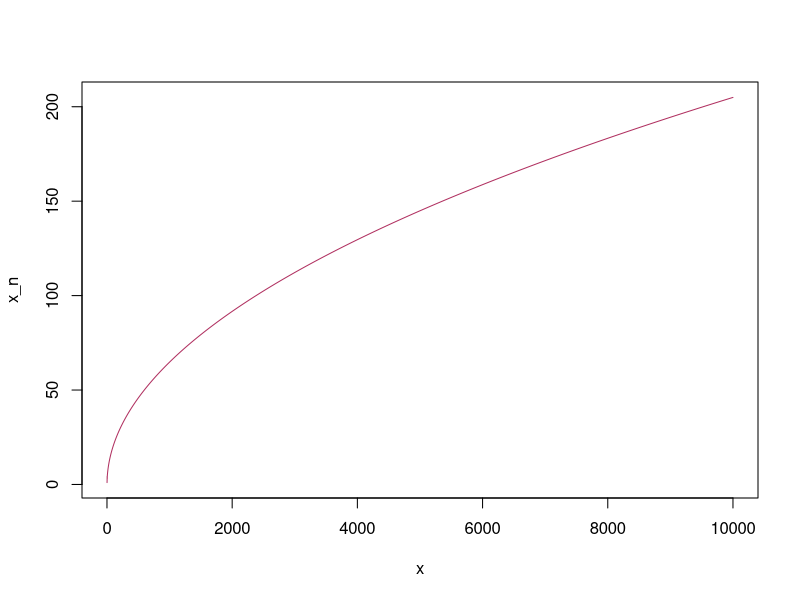
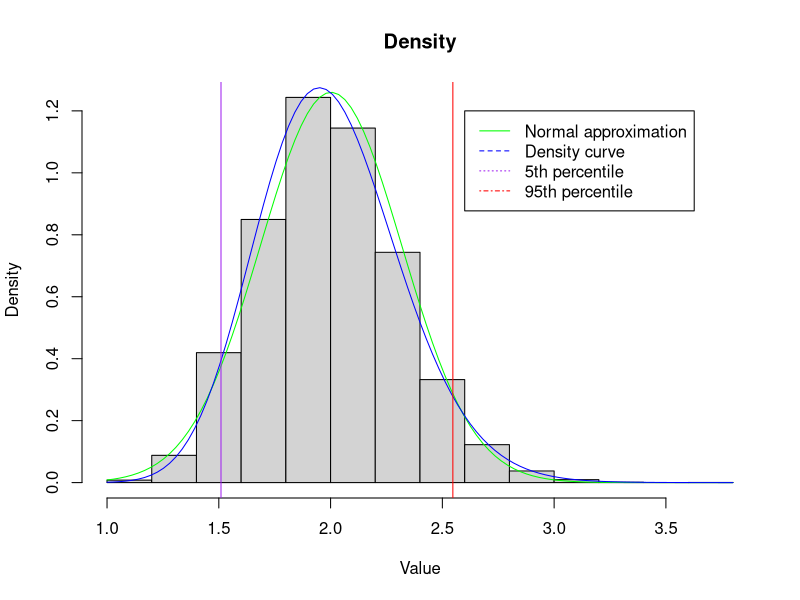
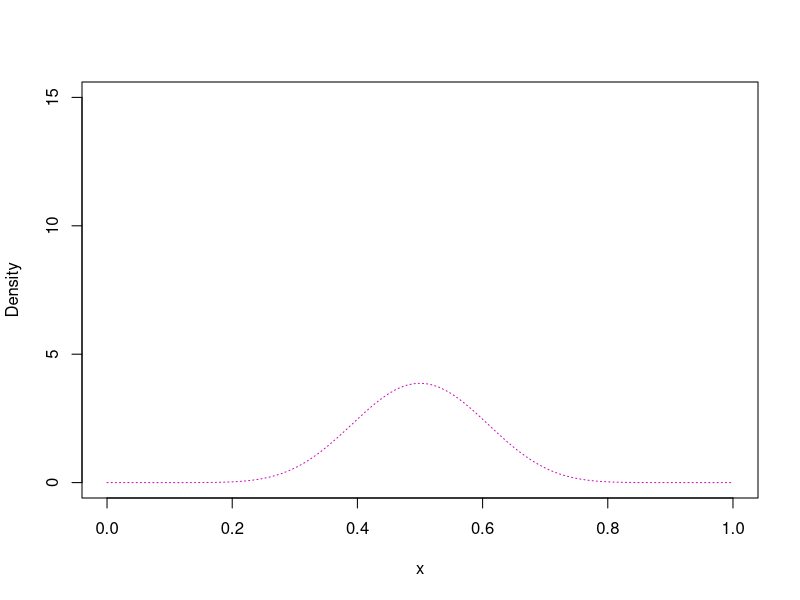
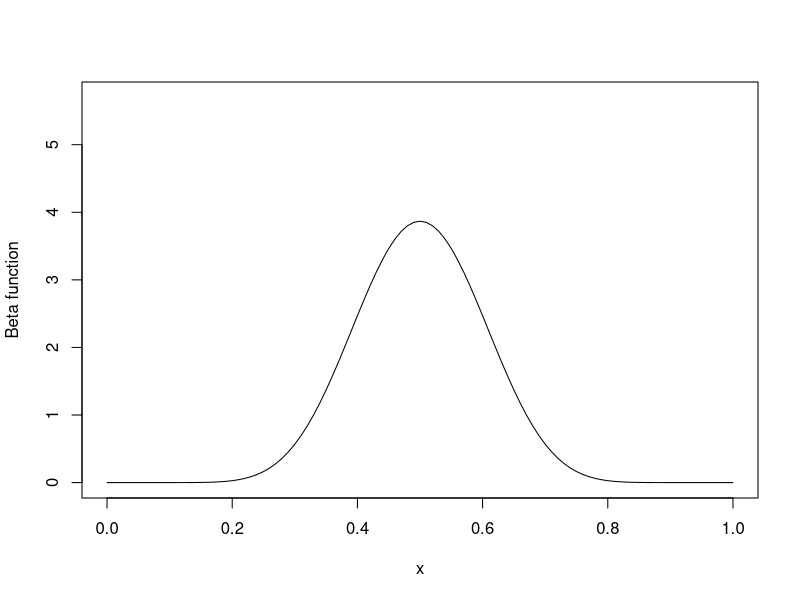

R code for these plots, in order: (Note: this script raises an error after producing the figures.)

#-----------------------------------------
# Question 1
#-----------------------------------------

##########
# Q 1:1
##########
 a <- 0.5 
 d <- 4.2 
 x <- seq(1,10000,1)
 
 #The initial values
 x_values <- rep(0,10000) # 10 000 to cover all the needed values
 x_values[1] <- 1
 x_values[2] <- 2
 
 #Find the sequence values
 for (i in 3:10000){
   x_values[i] <- (a + d * (i-1) - 
      (x_values[i-2] / x_values[i-1]) ^ (x_values[i-1] * 1.1)) /
     x_values[i-1]
 }
 x_values
 round(digits = 2, x_values[500])
 round(digits = 2, x_values[5000])

 ##########
 # Q 1:2
 ##########
 plot(x, x_values, # x and y coordinates
      type = "l",
      col = "maroon",
      ylab = "x_n") 
 
 
 ##########
 # Q 1:3
 ##########
 
sum (x_values[1:1000]) # sum of the first 1000 sequence elements
median (x_values[1:1000]) # median of the first 1000 sequence elements
sd (x_values[1:1000]) # standart deviation the first 1000 sequence elements
 
 
##########
# Q 1:4
##########

ny <- seq(100, 10000, 100) #numbers of y sequence
nz <- seq(99, 9999, 100) #numbers of z sequence

y <- rep(0, length(ny)) 
z <- rep(0, length(nz))  

#Building an "y" sequence
j <- 1
for (i in ny){
  y[j] <- x_values[i]
  j <- j + 1
}
y

#Building a "z" sequence
j <- 1
for (i in nz){
  z[j] <- x_values[i]
  j <- j + 1
}
z

#Building a Y matrix
Y <- matrix(y, nrow = 10, byrow = TRUE)
Y

#Building a Z matrix
Z <- matrix(z, nrow = 10, byrow = TRUE)
Z

D <- t(Y) - Z # deriving D matrix
D
D[4,4]


#########
# Q 1:5  dpois()
##########

mu <- y[1:25]/10
prior_mu <- rep(1/25, 25)

#likelihood 
likelihood <- dpois(2, mu)
likelihood

weights_mu <- prior_mu * likelihood
posterior_mu <- weights_mu / sum(weights_mu)

#Building a table
data.frame(mu,prior_mu, likelihood, posterior_mu)

#Finding the mu values that maximizes the posterior probability
i <- which.max(posterior_mu)
max_posterior_mu <- mu[i]
max_posterior_mu








#-----------------------------------------
# Question 2
#-----------------------------------------

##########
# Q 2:1  
##########

set.seed(4321)
gamma_values <- function(r, v, n){
  gs <- rgamma (n, r, v)
  gamma_sample <- sample(gs, n, replace = TRUE)
  mgs <- mean(gamma_sample)
  vgs <- var(gamma_sample)
  Pgs <- 1 - pgamma(2,r,v)
  P5 <- qgamma(0.05, r ,v)
  P95 <- qgamma(0.95, r, v)
  return(list(mgs, vgs, Pgs, P5, P95))
}

gamma_values(40, 20, 10000)

##########
# Q 2:2  
##########

#Plotting a histogram
hist (rgamma(10000, 40, 20), main = "Density", freq = FALSE, xlab = "Value")                                                                                                                                     

# Plotting normal approximation
curve(dnorm(x, as.numeric(gamma_values(40, 20, 10000)[1]), 
                          sqrt(as.numeric(gamma_values(40, 20 ,10000)[2]))),
      add = TRUE, col = "green", ) 

# Plotting density curve
curve(dgamma(x, 40, 20), add = TRUE, col = "blue")

# Plotting percentiles
abline(v = qgamma(0.05, 40 ,20), col = "purple") # 5th perecntile
abline(v = qgamma(0.95, 40 ,20), 
       col = "red") # 95th percentile

# Showing the legend
legend(2.6, 1.2, 
       legend = c("Normal approximation", "Density curve", "5th percentile", "95th percentile"), 
       col = c("green", "blue", "purple", "red"), lty=1:4)







#-----------------------------------------
# Question 3
#-----------------------------------------

##########
# Q 3:1  
##########


BinBeta_fun <- function(a, b, n, y){
  #Inputs:
  # a:    parameter of beta prior
  # b:    parameter of beta prior
  # n:    number of trials
  # y:    number of successes
  
  # 0. Parameters of the posterior distribution
  a1 <- a + y
  b1 <- b + n - y
  
  # 1. Posterior mean and variances
  m_pos <- a1 / (a1 + b1)
  var_pos <- a1 * b1 / ((a1 + b1)^2 * (a1 + b1 + 1))

  print (m_pos)
  print (var_pos)
  
  # 2. Bayesian 90% credible interval
  qlow <- 0.1 / 2
  qup <- 1- 0.1 / 2
  
  Low <- qbeta(qlow, a1, b1)
  Up <- qbeta(qup, a1, b1)
  
  cat(Low, "< pi <",Up, "\r\n")
  
  Bayesian_Cr_Int_Width <- Up - Low
  
  # 3. Compare with credible interval from normal approximation
  qlow <- 0.1 / 2
  qup <- 1 - 0.1 / 2
  
  Low_n <- qnorm(qlow, m_pos, sqrt(var_pos))
  Up_n <- qnorm(qup, m_pos, sqrt(var_pos))
  
  Bayesian_Cr_Int_Width_n <- Up_n - Low_n
  
 
  if (Bayesian_Cr_Int_Width_n > Bayesian_Cr_Int_Width){
    cat("Credible interval from normal approximation
        is bigger than from beta distribution")
  } else if (Bayesian_Cr_Int_Width_n == Bayesian_Cr_Int_Width){
    cat("Credible interval from normal approximation
        is equal to from beta distribution")
  } else {
    cat("Credible interval from normal approximation
        is smaller than from beta distribution")
  }
  
  # Plotting posterior and prior densities
  curve(dbeta(x, a1, b1), #posterior density
        add = FALSE, col = "blue", xlab = "Pi", ylab = "Density", lwd = 2)
  curve(dbeta(x, a, b),   #prior density
        add = TRUE, col = "maroon", xlab = "Pi", ylab = "Density", lwd = 2)
  abline (v = Low, col = "orange", lwd = 1, lty = "dashed")
  abline (v = Up, col = "orange", lwd = 1, lty = "dashed")
  abline (v = Low_n, col = "green", lwd = 1, lty = "dashed")
  abline (v = Up_n, col = "green", lwd = 1, lty = "dashed")
  
  legend(0.0, 3.3, 
         legend = c("Prior density", "Posterior density", 
                   "Beta credible interval", "Normal credible interval"),
         col = c("maroon", "blue", "orange", "green"), 
         lwd = c(2, 2, 1, 1),
         lty = c("solid", "solid", "dashed", "dashed"),
         cex = 0.8)


}




##########
# Q 3:2  
##########

find_prior <- function(mbel, stdevbel){
  # mbel:   mean from our belief
  # stdevbel    standard deviation from our belief
  
  # mbel = a / (a + b)
  # var = stdevbel^2 = a * b / ((a + b)^2 * (a + b + 1))
  
  # Solving the equation on paper get the formula:
  a <- ((1 - mbel) * mbel^2) / stdevbel^2 - mbel
  b <- (a - mbel * a) / mbel
  
  cat("The prior beta is", "beta(", a, ", ", b, ")\n")

  
  # Prior probability that P(pi > 0.5)
  P1 <- 1 - pbeta(0.5, a, b)
  
  # Prior probability that P(pi < 0.8)
  P2 <- pbeta(0.8, a, b)
  
  cat("Prior probability that P(pi > 0.5) equals", P1, "\n")
  cat("Prior probability that P(pi < 0.8) equals", P2, "\n\n" )
  
  # Prior density plot
  curve (dbeta(x, a, b), ylim = c(0, 15), 
         col = 6, xlab = "x", ylab = "Density",
         lty = "dotted", add = FALSE)
  
}

find_prior(0.5, 0.1)

# Set the survey results for the posterior distribution
survres <- c(0, 0, 0, 0, 1, 0, 0, 0, 0, 0,
               0, 0, 0, 1, 0, 1, 0, 0, 0, 0) # 0 for NO and 1 for YES
  
# Create a function to find the posterior distribution
# This function will take the parameters of your prior beta distribution
# You can type in a and b of the findprior function
  
y_pos <- 0
find_posterior <- function(a_pr, b_pr){
    # a_pr: parameter of prior distribution
    # b_pr: parameter of prior distribution 
    
    for (i in 1:length(survres)){
      y_pos <- y_pos + survres[i]
      a1 <- a_pr + y_pos
      b1 <- b_pr + i - y_pos
      cat("The posterior beta after ", i, 
          "`th trial", "is", "beta(", a1, ", ", b1, ")\n")
    }
      
}
  

# The posterior probability that 
# P(π|evidence > 0.5) and P(π|evidence < 0.8)
# We will write a function similar to findposterior

y_pos <- 0
post_evid_prob <- function(a_pr, b_pr){
  # a_pr: parameter of prior distribution
  # b_pr: parameter of prior distribution 
  
  for (i in 1:length(survres)){
    y_pos <- y_pos + survres[i]
    a1 <- a_pr + y_pos
    b1 <- b_pr + i - y_pos
  }
  # The posterior probability that P(π|evidence > 0.5)
  P3 <- 1 - pbeta(0.5, a1, b1)
  cat("The posterior probability that P(π|evidence > 0.5) equals", P3, "\n")
  
  # The posterior probability that P(π|evidence < 0.8)
  P4 <- pbeta(0.8, a1, b1)
  cat("The posterior probability that P(π|evidence < 0.8) equals", P4, "\n")
}

# find_prior(0.5, 0.1) - checking the findprior function
# find_posterior(12,12) - checking the findposterior function
# post_evid_prob(12,12) - checking the post_evid_prob function
 
plot_posterior <- function(a_pr, b_pr){
  # a_pr: parameter of prior distribution
  # b_pr: parameter of prior distribution 
  curve(dbeta(x, a_pr, b_pr), add = FALSE, ylim = c(0, 5.7), ylab = "Beta function")
  
  for (i in c(1, 5, 10, 15, 20)){
    y_pos <- y_pos + survres[i]
    a1 <- a_pr + y_pos
    b1 <- b_pr + i - y_pos
    curve(dbeta(x, a1, b1), add = TRUE, col = 3*i, lty = i, lwd)
  }
  
  legend (0.65, 5.6, cex = 0.8, 
          legend = c("beta(12, 12) (prior)", "beta(12, 13)", "beta(13, 16)", 
                  "beta(13, 21)", "beta(14, 25)", "beta(15, 29)"), 
          col = c("black", 3, 15, 30, 45, 60), lty = c(1, 1, 5, 10 ,15, 20))
}

 plot_posterior(12,12) # checking the function for 12,12 values



##########
# Q 3:2  
##########

# Our prior: a = 12, b = 12, evidence = survres
# Our posterior (from find_posterior) beta(15, 29)
a1 <- 15
b1 <- 29

# Bayesian 90% credible interval
qlow <- 0.1 / 2
qup <- 1- 0.1 / 2

Low <- qbeta(qlow, a1, b1) # lower quantile
Up <- qbeta(qup, a1, b1) # upper quantile



# Test the (a) hypothesis
mu_0 <- 30 / 100 # the critical mean value from the initial conditions
# we use the one-tailed test, because it should be 
#fewer than or equal to 30
if (mu_0 > Low){ 
  cat("\nWe fail to reject the hypothesis")
} else {
  cat("\nWe reject the hypothesis")
} 



# Test the (a) hypothesis
mu_0 <- 7 / 100 # the critical mean value from the initial conditions
# we use the two-tailed test, because it should be about 7
if (mu_0 > Low & mu_0 < Up){ 
  cat("\nWe fail to reject the hypothesis")
} else {
  cat("\nWe reject the hypothesis")
} 


hypothesis_check <- function(a1_h, b1_h, n, y, alpha, tailnum){
  # a1_h:     parameter of the posterior distribution
  # b1_h:     parameter of the posterior distribution
  # n:      number of people
  # y:      number of people who had covid
  # alpha:  significance level 
  # tailnum:    has values (0, 1, 2) for (fewer than, about, higher than)
  
  qlow_h <- alpha / 2
  qup_h <- 1 - alpha / 2
  
  Low_h <- qbeta(qlow_h, a1_h, b1_h) #lower quantile
  Up_h <- qbeta(qup_h, a1_h, b1_h) # upper quantile
  
  mu_0 <- y / n
   if (tailnum == 0){
     
     
     if (mu_0 > Low_h){ # if number of people who had covid is fewer than mu_0
       cat("\nWe fail to reject the hypothesis")
     } else {
       cat("\nWe reject the hypothesis")
     }  
     
     
   } else if (tailnum == 1){ 
     
     
     if (mu_0 > Low_h & mu_0 < Up_h){ # if number of people who had covid is about mu_0
       cat("\nWe fail to reject the hypothesis")
     } else {
       cat("\nWe reject the hypothesis")
     } 
     
     
   } else if(tailnum == 2) {
     
     
     if (mu_0 < Up_h){ # if number of people who had covid is higher than mu_0
       cat("\nWe fail to reject the hypothesis")
     } else {
       cat("\nWe reject the hypothesis")
     } 
     
     
   }
  
}

#hypothesis_check(15, 29, 100, 30, 0.1, 0) #check for (a)
#hypothesis_check(15, 29, 100, 7, 0.1, 1) #check for (b)

hypothesis_check(15, 29, 100, 30, 0.15, 0)
hypothesis_check(15, 29, 100, 30, 0.10, 0)
hypothesis_check(15, 29, 100, 30, 0.05, 0)
hypothesis_check(15, 29, 100, 30, 0.01, 0)






